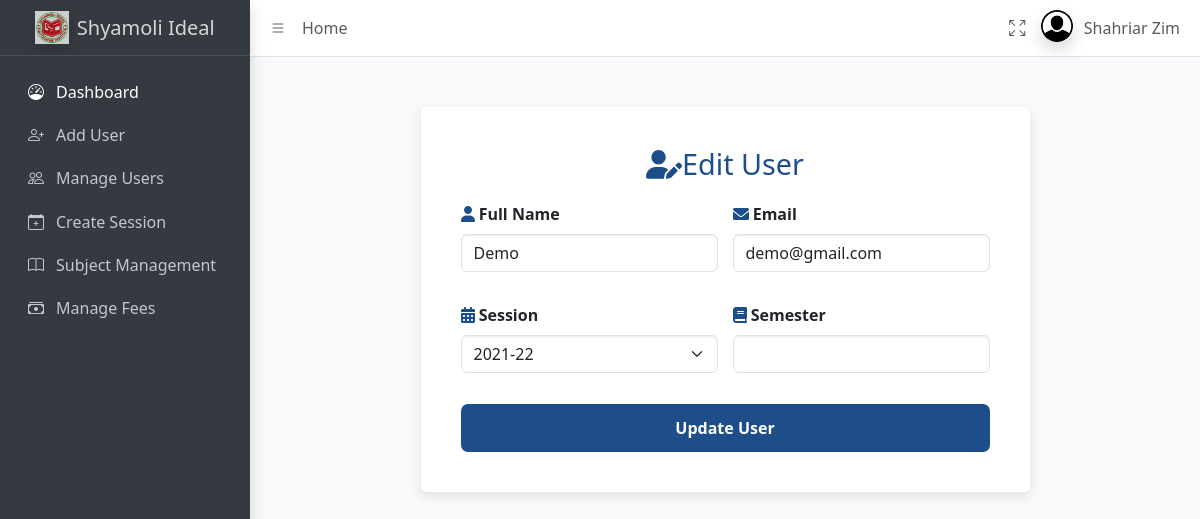
The page /admin/dist/pages/edit_user.php?id=3 (signed in) on the database its author committed.
### tables this page shows
CREATE TABLE `users` (
  `id` int(11) NOT NULL,
  `user_id` varchar(20) NOT NULL,
  `name` varchar(100) DEFAULT NULL,
  `email` varchar(100) DEFAULT NULL,
  `password` varchar(100) DEFAULT NULL,
  `user_type` enum('student','teacher','admin') NOT NULL,
  `session` varchar(20) DEFAULT NULL,
  `semester` enum('1st','2nd','3rd','4th','5th','6th','7th','8th') DEFAULT NULL,
  `role` enum('CI','Instructor','Junior Instructor') DEFAULT NULL,
  `photo` varchar(255) DEFAULT NULL,
  `created_at` timestamp NOT NULL DEFAULT current_timestamp()
);

### admin/dist/pages/edit_user.php (the view, shortened to what this page needs)
<?php
require_once 'partials/header.php' ?>
<?php require_once 'partials/navbar.php' ?>
<?php require_once 'partials/sidebar.php'?>
  <main class="app-main">
  <?php
$user_id = $_GET['id'];
$stmt = $conn->prepare("SELECT * FROM users WHERE id = ?");
$stmt->bind_param('i', $user_id);
$stmt->execute();
$result = $stmt->get_result();
$user = $result->fetch_assoc();
$sessions = [];
$query = $conn->prepare("SELECT session FROM sessions");
$query->execute();
$resultSessions = $query->get_result();
while ($row = $resultSessions->fetch_assoc()) {
    $sessions[] = $row['session'];
}
?>
<!DOCTYPE html>
<html lang="en">
<head>
    <link rel="stylesheet" href="https://cdn.jsdelivr.net/npm/bootstrap@5.3.0/dist/css/bootstrap.min.css">
    <link rel="stylesheet" href="https://cdnjs.cloudflare.com/ajax/libs/font-awesome/6.0.0-beta3/css/all.min.css">
</head>
<body>
    <div class=" d-flex justify-content-center align-items-center">
        <div class="form-container">
            <h2><i class="fas fa-user-edit icon"></i>Edit User</h2>
            <form action="" method="post">
                <div class="form-grid">
                    <div class="mb-3">
                        <label for="name" class="form-label"><i class="fas fa-user icon"></i> Full Name</label>
                        <input type="text" class="form-control" id="name" name="name" value="<?= $user['name']; ?>" required>
                    </div>
                    <div class="mb-3">
                        <label for="email" class="form-label"><i class="fas fa-envelope icon"></i> Email</label>
                        <input type="email" class="form-control" id="email" name="email" value="<?= $user['email']; ?>" required>
                    </div>
                    <?php if ($user['user_type'] === 'student'): ?>
                        <div class="mb-3">
                            <label for="session" class="form-label"><i class="fas fa-calendar-alt icon"></i> Session</label>
                            <select class="form-select" id="session" name="session" required>
                                <?php foreach ($sessions as $session): ?>
                                    <option value="<?= $session ?>" <?= $session == $user['session'] ? 'selected' : '' ?>>
                                        <?= $session ?>
                                    </option>
                                <?php endforeach; ?>
                            </select>
                        </div>
                        <div class="mb-3">
                            <label for="semester" class="form-label"><i class="fas fa-book icon"></i> Semester</label>
                            <input type="number" class="form-control" id="semester" name="semester" value="<?= $user['semester']; ?>" min="1" max="8">
                        </div>
                    <?php endif; ?>
                    <div class="form-full">
                        <button type="submit" class=" btn-primary"><i class=""></i> Update User</button>
                    </div>
                </div>
            </form>
        </div>
    </div>
</body>
</html>
</main>
<?php require_once 'partials/footer.php' ?>

### admin/dist/pages/edit_user.php (style rules this page uses)
body { background-color: #f4f6f9; }
.form-container { max-width: 700px; background: #ffffff; padding: 40px; border-radius: 5px; box-shadow: 0px 4px 12px rgba(0, 0, 0, 0.1); margin-top: 50px; animation: fadeIn 0.7s ease; }
h2 { color: #1d4e89; margin-bottom: 20px; font-size: 1.8rem; display: flex; align-items: center; justify-content: center; }
.form-grid { display: grid; grid-template-columns: 1fr; gap: 15px; }
.btn-primary { background-color: #1d4e89; color: #ffffff; border-radius: 7px; text-align: center; }
@media (min-width: 768px) { .form-grid { grid-template-columns: 1fr 1fr; } }
@media (min-width: 768px) { .form-full { grid-column: span 2; } }
.form-label { font-weight: bold; }
.btn-primary { width: 100%; padding: 12px; font-size: 1rem; font-weight: bold; }
.icon { color: #1d4e89; }

### rows shown on the page
users: name "Demo", email "demo@gmail.com", session "2021-22"

### other values the page prints
$_SESSION['name'] "Shahriar Zim"
